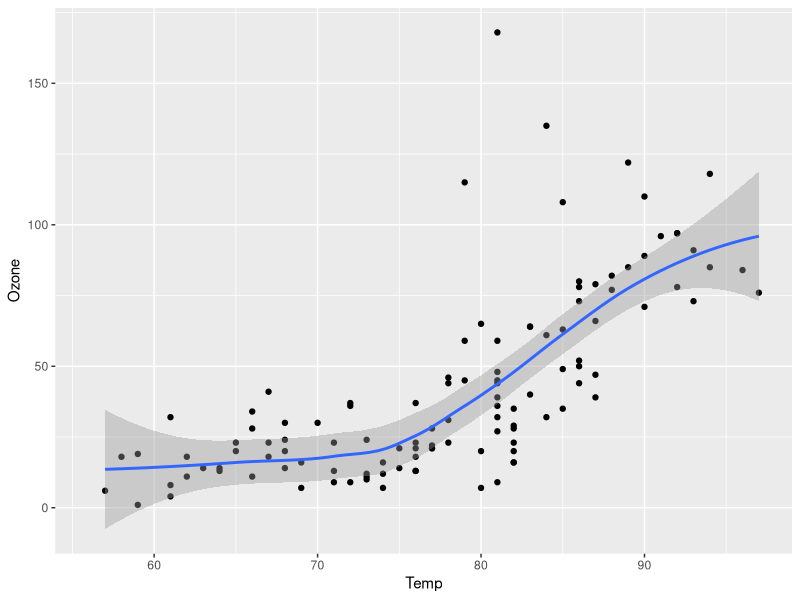
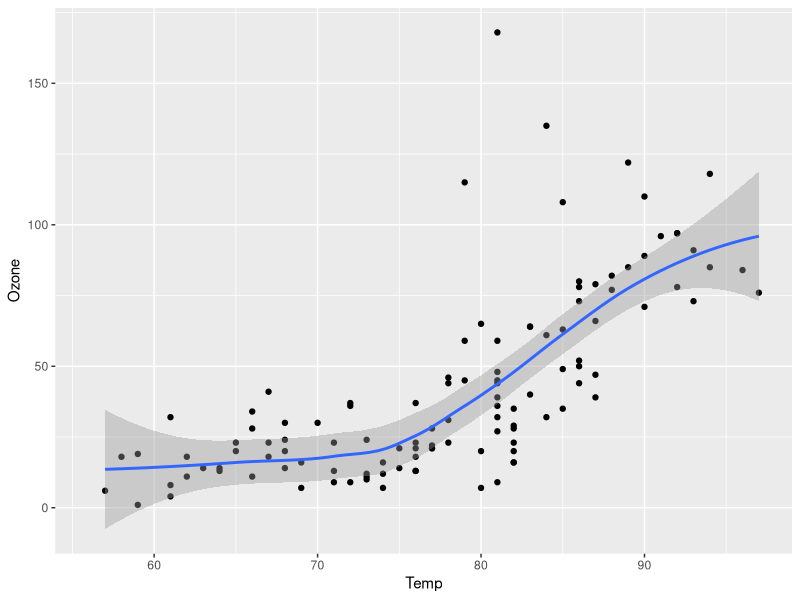
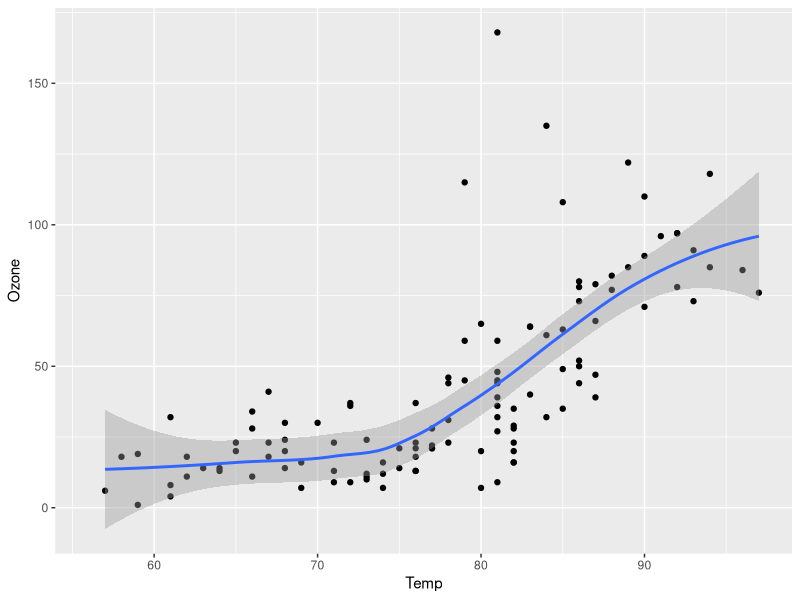
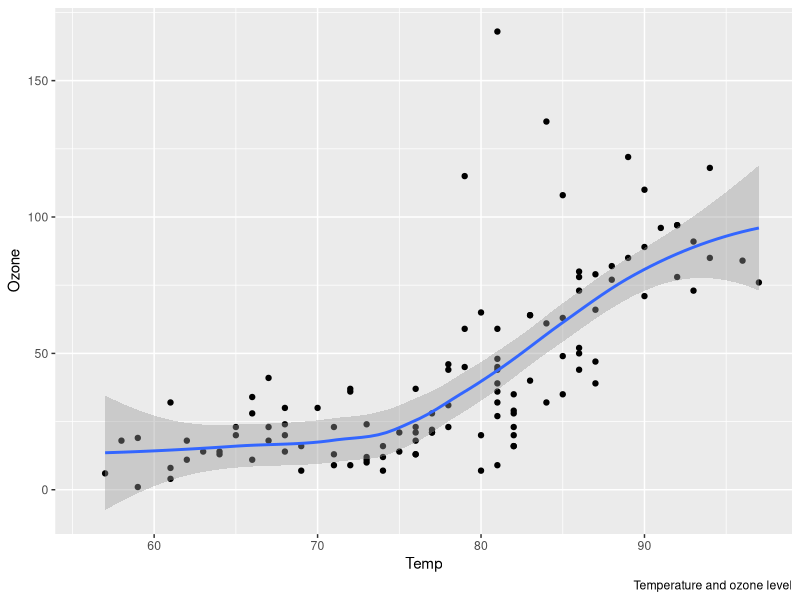
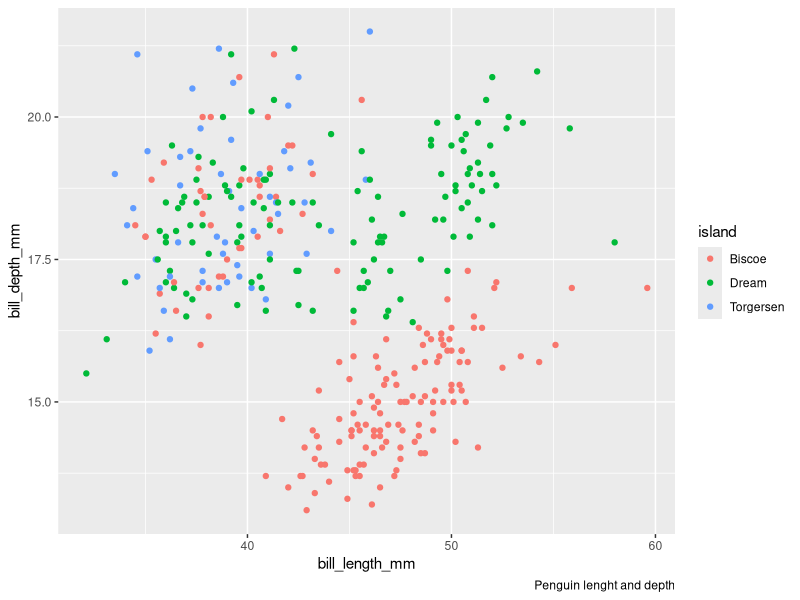
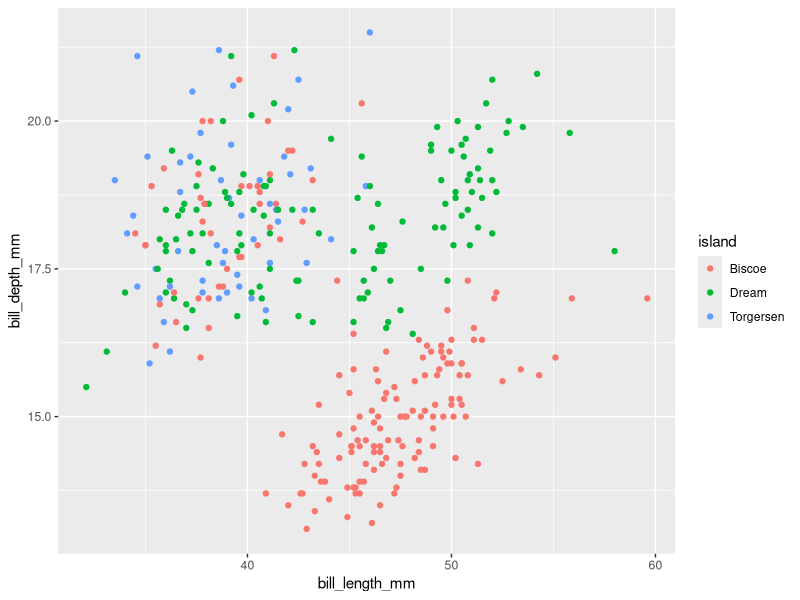

These figures' R source, in order:
## ---- chunk 1
# install.packages("quarto")
## ---- chunk 2
# install.packages("knitr")
## ---- chunk 3
#| label: fig-airquality 01
#| fig-cap: Temperature and ozone level.

library(ggplot2)
ggplot(airquality, aes(Temp, Ozone)) + 
  geom_point() + 
  geom_smooth(method = "loess"
)
## ---- chunk 4
#| label: fig-airquality 02
#| fig-cap: Temperature and ozone level.

library(ggplot2)
ggplot(airquality, aes(Temp, Ozone)) + 
  geom_point() + 
  geom_smooth(method = "loess")
## ---- chunk 5
#| label: fig-airquality 03
#| fig-cap: Temperature and ozone level.
#| warning: false

library(ggplot2)

ggplot(airquality, aes(Temp, Ozone)) + 
  geom_point() + 
  geom_smooth(method = "loess"
)
## ---- chunk 6
library(ggplot2)
ggplot(airquality, aes(Temp, Ozone)) + 
  geom_point() + 
  geom_smooth(method = "loess") +
  labs(caption = "Temperature and ozone level")
  
## ---- chunk 7
library(palmerpenguins)
library(ggplot2)

ggplot(penguins, aes(x = bill_length_mm,
                     y = bill_depth_mm,
                     col = island)) +
  geom_point() +
  labs(caption ="Penguin lenght and depth",
       alt="Penguin data from palmerpenguins package")
## ---- chunk 8
#| fig-width: 5
#| fig-height: 3
#| fig-cap: "Penguin lenght and depth"
#| fig-alt: "Penguin data from palmerpenguins package"


library(palmerpenguins)
library(ggplot2)

ggplot(penguins, aes(x = bill_length_mm,
                     y = bill_depth_mm,
                     col = island)) +
  geom_point() 
## ---- chunk 9
# install.packages("quarto")
